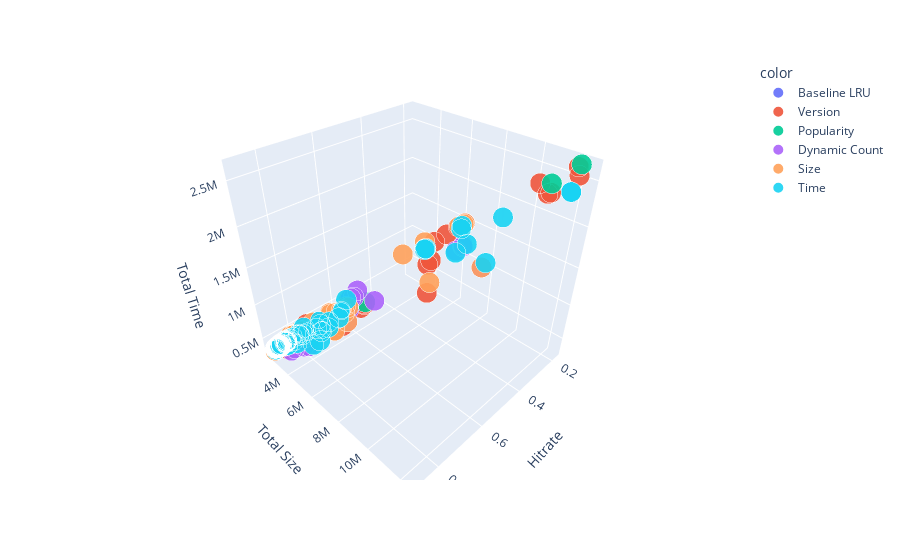

Here is the notebook cell this chart was saved with:
### Code cell
cap_df = df[df["cache size constraint"] == 6000]

#cap_df = cap_df[cap_df["total_size"] < 2400000]

cap_df = cap_df.replace({"xtra_vers":"Version", "xtra_stat1":"Popularity", "xtra_dynamic":"Dynamic Count",
                       "xtra_size":"Size", "xtra_time":"Time", "None":"Baseline LRU"})

fig = px.scatter_3d(x=cap_df["hitrate"],
                    y=cap_df["total_size"],
                    z=cap_df['total_time'],
                    size=cap_df["cache_size"],
                    color=cap_df["majority metric"],
                    labels={
                     "x": "Hitrate",
                    "y":"Total Size",
                        "z":"Total Time"
                     },
                    #symbol=cap_df["protection"].replace(0.0, "x").replace(0.2,"circle-open").replace(0.4, 'diamond-open').replace(0.6, 'square-open').replace(0.8, 'square'),
                    opacity=0.9,
)

fig.write_html("test.html")
plt.savefig('demo.png', transparent=True, bbox_inches='tight', papertype='executive')


fig.show()
